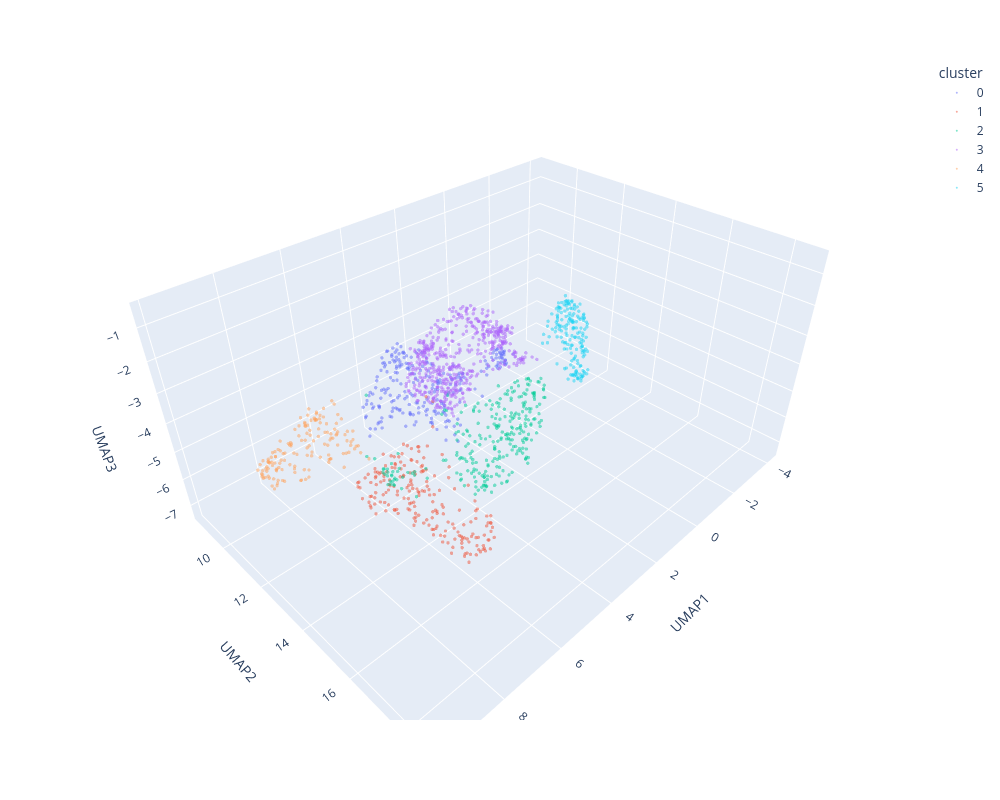

Here is the notebook cell this chart was saved with:
### Code cell
umap_3d_coords = adata.obsm["X_umap_harmony_3d"]
df_3d = pd.DataFrame(
    umap_3d_coords,
    columns=["UMAP1", "UMAP2", "UMAP3"],
    index=adata.obs_names,
)
df_3d["cluster"] = adata.obs[clusters]  

fig = px.scatter_3d(
    df_3d,
    x="UMAP1",
    y="UMAP2",
    z="UMAP3",
    color="cluster",
    size_max=1,
    hover_data="cluster",
    opacity=0.5
)
fig.update_layout(
    width=1000,  # width in pixels
    height=800   # height in pixels
)
fig.update_traces(marker_size = 2)
fig.show()

### Figure 1 — Plotly figure (JSON) as saved in the notebook; plotly's stock layout.template omitted (floating-point values rounded to 4 significant figures; data arrays with more than 128 entries replaced by an {"elided": "..."} marker saying what was removed)
{"data": [{"customdata": {"elided": "243x1 str values"}, "hovertemplate": "cluster=%{customdata[0]}<br>UMAP1=%{x}<br>UMAP2=%{y}<br>UMAP3=%{z}<extra></extra>", "legendgroup": "0", "marker": {"color": "#636efa", "opacity": 0.5, "size": 2, "symbol": "circle"}, "mode": "markers", "name": "0", "scene": "scene", "showlegend": true, "type": "scatter3d", "x": {"elided": "243 float values"}, "y": {"elided": "243 float values"}, "z": {"elided": "243 float values"}}, {"customdata": {"elided": "200x1 str values"}, "hovertemplate": "cluster=%{customdata[0]}<br>UMAP1=%{x}<br>UMAP2=%{y}<br>UMAP3=%{z}<extra></extra>", "legendgroup": "1", "marker": {"color": "#EF553B", "opacity": 0.5, "size": 2, "symbol": "circle"}, "mode": "markers", "name": "1", "scene": "scene", "showlegend": true, "type": "scatter3d", "x": {"elided": "200 float values"}, "y": {"elided": "200 float values"}, "z": {"elided": "200 float values"}}, {"customdata": {"elided": "277x1 str values"}, "hovertemplate": "cluster=%{customdata[0]}<br>UMAP1=%{x}<br>UMAP2=%{y}<br>UMAP3=%{z}<extra></extra>", "legendgroup": "2", "marker": {"color": "#00cc96", "opacity": 0.5, "size": 2, "symbol": "circle"}, "mode": "markers", "name": "2", "scene": "scene", "showlegend": true, "type": "scatter3d", "x": {"elided": "277 float values"}, "y": {"elided": "277 float values"}, "z": {"elided": "277 float values"}}, {"customdata": {"elided": "493x1 str values"}, "hovertemplate": "cluster=%{customdata[0]}<br>UMAP1=%{x}<br>UMAP2=%{y}<br>UMAP3=%{z}<extra></extra>", "legendgroup": "3", "marker": {"color": "#ab63fa", "opacity": 0.5, "size": 2, "symbol": "circle"}, "mode": "markers", "name": "3", "scene": "scene", "showlegend": true, "type": "scatter3d", "x": {"elided": "493 float values"}, "y": {"elided": "493 float values"}, "z": {"elided": "493 float values"}}, {"customdata": {"elided": "144x1 str values"}, "hovertemplate": "cluster=%{customdata[0]}<br>UMAP1=%{x}<br>UMAP2=%{y}<br>UMAP3=%{z}<extra></extra>", "legendgroup": "4", "marker": {"color": "#FFA15A", "opacity": 0.5, "size": 2, "symbol": "circle"}, "mode": "markers", "name": "4", "scene": "scene", "showlegend": true, "type": "scatter3d", "x": {"elided": "144 float values"}, "y": {"elided": "144 float values"}, "z": {"elided": "144 float values"}}, {"customdata": {"elided": "169x1 str values"}, "hovertemplate": "cluster=%{customdata[0]}<br>UMAP1=%{x}<br>UMAP2=%{y}<br>UMAP3=%{z}<extra></extra>", "legendgroup": "5", "marker": {"color": "#19d3f3", "opacity": 0.5, "size": 2, "symbol": "circle"}, "mode": "markers", "name": "5", "scene": "scene", "showlegend": true, "type": "scatter3d", "x": {"elided": "169 float values"}, "y": {"elided": "169 float values"}, "z": {"elided": "169 float values"}}], "layout": {"height": 800, "legend": {"title": {"text": "cluster"}, "tracegroupgap": 0}, "margin": {"t": 60}, "scene": {"domain": {"x": [0, 1], "y": [0, 1]}, "xaxis": {"title": {"text": "UMAP1"}}, "yaxis": {"title": {"text": "UMAP2"}}, "zaxis": {"title": {"text": "UMAP3"}}}, "width": 1000}}
